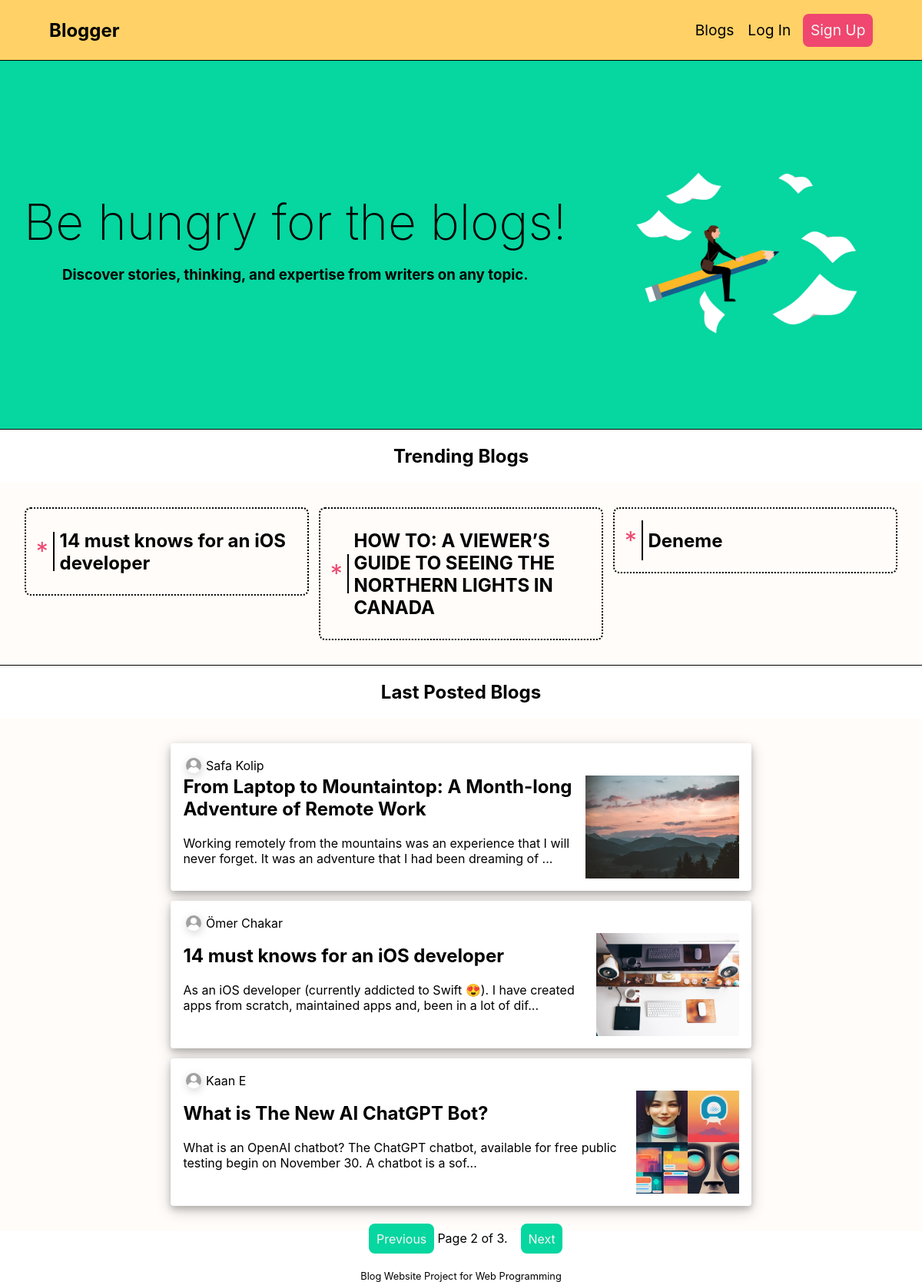
Screenshot of /?page=2 with the database file from the repository.
### blog/models.py (models this page shows, shortened)
class Post(models.Model):
    class Status(models.TextChoices):
        DRAFT = 'DF', 'Draft'
        PUBLISHED = 'PB', 'Published'
    title = models.CharField(max_length=250)
    photo = models.ImageField(upload_to='blog_photos/%Y/%m/%d/',
                              blank=True)
    slug = models.SlugField(max_length=250,null=True,unique=True)
    author = models.ForeignKey(User,
                               on_delete=models.CASCADE,
                               blank=False
                               )
    body = models.TextField()
    publish = models.DateTimeField(default=timezone.now)
    created = models.DateTimeField(auto_now_add=True)
    updated = models.DateTimeField(auto_now=True)
    status = models.CharField(
        max_length=2, choices=Status.choices, default=Status.DRAFT)
    likes = models.ManyToManyField(User, blank=True, related_name="blog_posts")
    class Meta:
        ordering = ['-publish']
        indexes = [
            models.Index(fields=['-publish']),
        ]
    def get_absolute_url(self):
        return reverse("post_detail", kwargs={"slug": self.slug})

### blog/views.py (the view)
# urls.py: path('', views.main, name='main'),
def main(request):
    trendingPosts = Post.objects.values('title', 'slug').annotate(
        likecount=Count('likes')).order_by('-likecount')[:3]
    posts = Post.objects.filter(status='PB')
    template = loader.get_template('main.html')
    page_num = request.GET.get('page', 1)
    paginator = Paginator(posts , 3)
    try:
        page_obj = paginator.page(page_num)
    except PageNotAnInteger:
        page_obj = paginator.page(1)
    except EmptyPage:
        page_obj = paginator.page(paginator.num_pages)
    context = {
        'page_obj': page_obj,
        'trendingPosts': trendingPosts,
    }
    return HttpResponse(template.render(context, request))

### blog/templates/main.html (shortened to what this page needs)
{% extends 'master.html' %} {% load static %} {% block head %}
<link rel="stylesheet" href="{% static 'main.css' %}" />
<link rel="stylesheet" href="{% static 'blog_box.css' %}" />
{% endblock %} {% block content %}
<section class="border-bt" id="hero">
  <div>
    <h2>Be hungry for the blogs!</h2>
    <h3>
      Discover stories, thinking, and expertise from writers on any topic.
    </h3>
  </div>
  <div style="position: relative">
    <img src="{% static 'home_img.png' %}" alt="" />
  </div>
</section>
<h2 style="text-align: center">Trending Blogs</h2>
<section class="border-bt" id="trendings">
    {% for x in trendingPosts %}
      <a href="blog/{{ x.slug }}">
        <div>
          <span>*</span>
          <h2>{{x.title}}</h2>
        </div>
      </a>
    {% endfor %}
</section>
<h2 style="text-align: center">Last Posted Blogs</h2>
<section id="last-posted">
  {% for x in page_obj %}
    {% include 'blog_box.html' with post=x %}
  {% endfor %}
</section>
<center>
  <span>
    {% if page_obj.has_previous %}
      <a class="paginate" href="?page={{ page_obj.previous_page_number }}#last-posted">Previous</a>
    {% endif %}
    <span>
      Page {{ page_obj.number }} of {{ page_obj.paginator.num_pages }}.
    </span>
    {% if page_obj.has_next %}
      <a class="paginate" href="?page={{ page_obj.next_page_number }}#last-posted">Next</a>
    {% endif %}
  </span>
</center>
<footer><span>Blog Website Project for Web Programming</span></footer>
{% endblock %}

### blog/templates/blog_box.html
{% load static %}
<div class="blog-box">
  <div class="blog-box-h">
    <a href="{% url 'profile-username' username=post.author.username %}">
    {% if post.author.profile.photo %}
      <img src="{{post.author.profile.photo.url }}" alt="Blog Photo" />
    {% else %}
      <img src="{% static 'avatar.jpg' %}" alt="Blog Photo" />
    {% endif %}
    </a>
    <span>{{ post.author.first_name}} {{ post.author.last_name }}</span>
  </div>
  <a href="{{ post.get_absolute_url }}">
  <div class="blog-box-b">
    <div>
      <h2>{{ post.title }}</h2>
      <p>{{ post.body|slice:":128" }}...</p>
    </div>
    {% if post.photo %}
      <img src="{{post.photo.url}}" alt="Blog Photo" />
    {% else %}
      <img src="{% static 'placeholder.png' %}" alt="Blog Photo" />
    {% endif %}
  </div>
</a>
</div>

### blog/static/color.css (style rules this page uses)
*:root { --sunglow: #ffd166; --pink: #ef476f; --emerald: #06d6a0; --bg-primary: #fffcf9; }

### blog/static/main.css (style rules this page uses)
* { box-sizing: border-box; font-family: -apple-system, BlinkMacSystemFont, "Segoe UI", Roboto, "Helvetica Neue", Arial, "Noto Sans", "Liberation Sans", sans-serif, "Apple Color Emoji", "Segoe UI Emoji", "Segoe UI Symbol", "Noto Color Emoji"; }
body { margin: 0; padding: 0; width: 100%; height: 100%; }
.border-bt { border-bottom: 1px solid black; }
#hero { position: relative; min-height: 60vh; background-color: var(--emerald); overflow: hidden; display: flex; justify-content: space-evenly; padding: 0.2rem; }
#hero div { display: flex; flex-direction: column; align-items: center; justify-content: center; }
#trendings > a { text-decoration: none; color: black; }
#hero h2 { font-size: 4rem; font-weight: 200; margin: 0; }
#hero img { position: relative; margin-left: auto; margin-right: auto; display: block; max-height: 18rem; animation: bounce 2s linear 0s infinite; }
#trendings { min-height: 20vh; background-color: var(--bg-primary); overflow: hidden; display: grid; padding: 2rem; gap: 0.8rem; grid-template-columns: repeat(3, 1fr); }
#trendings div { display: flex; align-items: center; border: 2px dotted black; border-radius: 8px; gap: 0.4rem; padding: 0.4rem; }
#trendings div span { padding: 0.4rem; font-size: 2rem; border-right: 2px solid black; color: var(--pink); }
#last-posted { background-color: var(--bg-primary); display: flex; flex-direction: column; justify-items: flex-start; align-items: center; gap: 0.8rem; padding: 2rem; padding-left: 8rem; padding-right: 8rem; }
footer { margin-top: 2rem; font-size: 0.8rem; text-align: center; }
.paginate { color: whitesmoke !important; background-color: var(--emerald); padding: 0.6rem; margin-left: 0.8rem; border-radius: 8px; text-decoration: none; }

### blog/static/blog_box.css (style rules this page uses)
.blog-box { box-sizing: border-box; width: 80%; height: 30%; background-color: white; padding: 1rem; border-radius: 4px; box-shadow: 0 4px 8px 0 rgba(0, 0, 0, 0.2), 0 6px 20px 0 rgba(0, 0, 0, 0.19); }
a { text-decoration: none; color: black; }
.blog-box h2 { font-weight: 700; margin-top: 0; }
.blog-box-h { background-color: white; display: flex; gap: 0.4rem; padding: 0.2rem; }
.blog-box-h img { width: 20px; height: 20px; object-fit: cover; border-radius: 50%; display: block; box-shadow: 1px 3px 12px rgba(0, 0, 0, 0.18); }
.blog-box-b { display: flex; justify-content: space-between; align-items: center; gap: 0.2rem; overflow: hidden; }
.blog-box-b img { width: 200px; height: 134px; object-fit: contain; }

### rows the page displays
Post: author.first_name "Safa", author.last_name "Kolip", title "From Laptop to Mountaintop: A Month-long Adventure of Remote Work", body "Working remotely from the mountains was an experience that I will never forget. It was an adventure that I had been dreaming of", photo (picture)
Post: author.first_name "Ömer", author.last_name "Chakar", title "14 must knows for an iOS developer", body "As an iOS developer (currently addicted to Swift 😍). I have created apps from scratch, maintained apps and, been in a lot of dif", photo (picture)
Post: author.first_name "Kaan", author.last_name "E", title "What is The New AI ChatGPT Bot?", body "What is an OpenAI chatbot? The ChatGPT chatbot, available for free public testing begin on November 30. A chatbot is a sof", photo (picture)

### other values shown
{{ x.title }} "14 must knows for an iOS developer" "HOW TO: A VIEWER’S GUIDE TO SEEING THE NORTHERN LIGHTS IN CANADA" "Deneme"
{{ page_obj.number }} "2"
{{ page_obj.paginator.num_pages }} "3"
